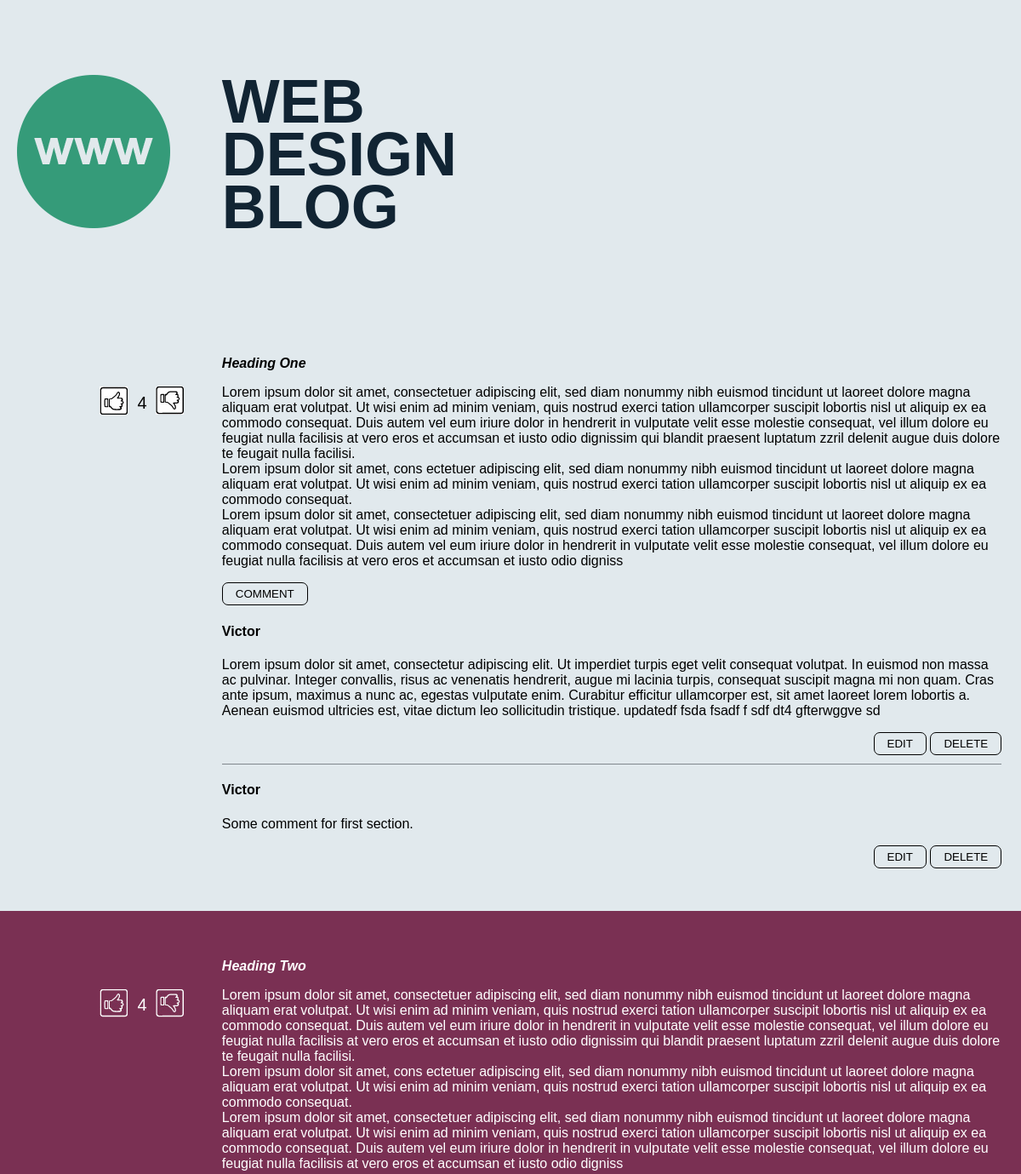
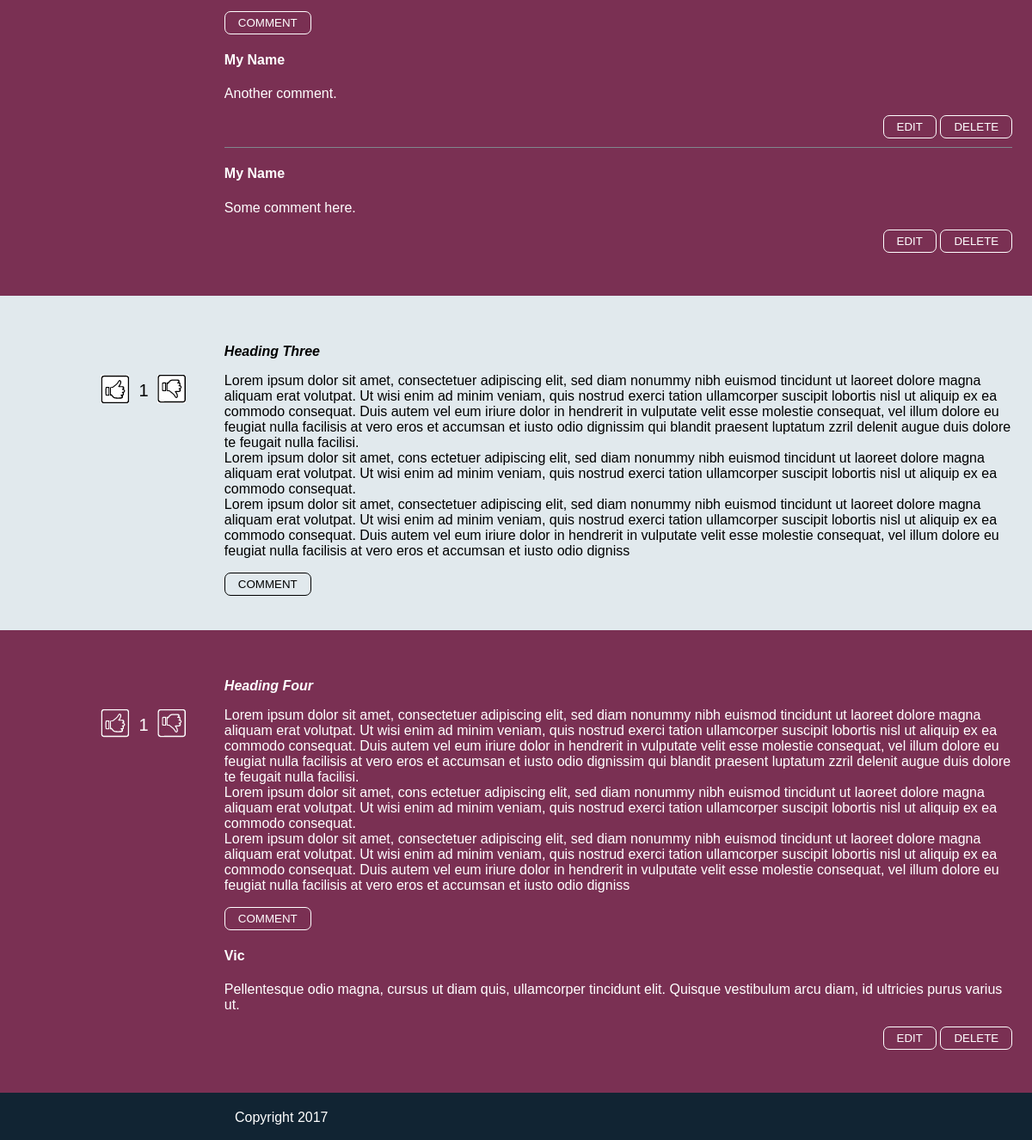
The page / on the database its author committed (2 pictures, top to bottom).
### tables this page shows
CREATE TABLE IF NOT EXISTS `sections` (
  `section_id` int(11) NOT NULL AUTO_INCREMENT,
  `section_name` varchar(256) NOT NULL,
  `thumbs` int(11) NOT NULL,
  PRIMARY KEY (`section_id`)
);

CREATE TABLE IF NOT EXISTS `comments` (
  `comment_id` int(11) NOT NULL AUTO_INCREMENT,
  `section_id` int(11) NOT NULL,
  `comment` text NOT NULL,
  `name` varchar(256) NOT NULL,
  `comment_date` datetime NOT NULL,
  PRIMARY KEY (`comment_id`),
  UNIQUE KEY `comment_id` (`comment_id`)
);

### index.php (the view, shortened to what this page needs)
<?php
$servername = "213.171.200.80";
$username = "admin_website";
$password = "K632j@fa&fq221";
$dbname = "website";
$conn = new mysqli($servername, $username, $password, $dbname);
$sql = "SELECT * FROM comments ORDER BY comment_date DESC";
$result = $conn->query($sql);
if ($result->num_rows > 0) {
    while($row = $result->fetch_assoc()) {
		$comment_id = $row["comment_id"];
		$section_id = $row["section_id"];
		$name = $row["name"];
		$comment = nl2br($row["comment"]);
		switch ($section_id) {
		    case 1:
				$section_1_comments .= '<div id="comment_'.$comment_id.'" class="comment">
											<h4>'.$name.'</h4>
											<p>'.$comment.'</p>
											<div class="edit">
												<button data-commentid="'.$comment_id.'" type="button" class="editOpenModal rounded">EDIT</button>
												<button data-commentid="'.$comment_id.'" type="button" class="delete rounded">DELETE</button>
											</div>
										</div>';
		        break;
		    case 2:
				$section_2_comments .= '<div id="comment_'.$comment_id.'" class="comment">
											<h4>'.$name.'</h4>
											<p>'.$comment.'</p>
											<div class="edit">
												<button data-commentid="'.$comment_id.'" type="button" class="editOpenModal rounded">EDIT</button>
												<button data-commentid="'.$comment_id.'" type="button" class="delete rounded">DELETE</button>
											</div>
										</div>';
		        break;
			case 4:
				$section_4_comments .= '<div id="comment_'.$comment_id.'" class="comment">
											<h4>'.$name.'</h4>
											<p>'.$comment.'</p>
											<div class="edit">
												<button data-commentid="'.$comment_id.'" type="button" class="editOpenModal rounded">EDIT</button>
												<button data-commentid="'.$comment_id.'" type="button" class="delete rounded">DELETE</button>
											</div>
										</div>';
		        break;
		}
    }
} else {
    echo "0 results";
}
$sql_thumbs = "SELECT * FROM sections";
$result_thumbs = $conn->query($sql_thumbs);
if ($result_thumbs->num_rows > 0) {
    while($row = $result_thumbs->fetch_assoc()) {
		$section_id = $row['section_id'];
		switch ($section_id) {
			case 1:
				$section_1_thumbs = $row['thumbs'];
				break;
			case 2:
				$section_2_thumbs = $row['thumbs'];
				break;
			case 3:
				$section_3_thumbs = $row['thumbs'];
				break;
			case 4:
				$section_4_thumbs = $row['thumbs'];
				break;
		}
	}
}else {
    echo "0 results";
}
?>
<!DOCTYPE html>
<html lang="en">
	<head>
		<link rel="stylesheet" type="text/css" href="style.css">
	</head>
	<body>
		<header>
			<div class="wrapper">
				<div class="logo">
					<div class="col-20">
						<img src="images/logo.png" alt="logo">
					</div>
					<div class="col-80">
						<h1>WEB<br> DESIGN<br> BLOG</h1>
					</div>
				</div>
			</div>
		</header>
		<div id="section_1" class="section_grey">
			<div class="wrapper">
				<div class="col-20">
					<div class="thumbs_wrapper">
						<div class="thumbs up white"></div>
						<div class="counter">
							<span data-thumbs="1" class="thumbs_counter"> <?=$section_1_thumbs?> </span>
						</div>
						<div class="thumbs down white"></div>
					</div>
				</div>
				<div class="col-80">
					<h3>Heading One</h3>
					<p>Lorem ipsum dolor sit amet, consectetuer adipiscing elit, sed diam nonummy nibh euismod tincidunt ut laoreet dolore magna aliquam erat volutpat. Ut wisi enim ad minim veniam, quis nostrud exerci tation ullamcorper suscipit lobortis nisl ut aliquip ex ea commodo consequat. Duis autem vel eum iriure dolor in hendrerit in vulputate velit esse molestie consequat, vel illum dolore eu feugiat nulla facilisis at vero eros et accumsan et iusto odio dignissim qui blandit praesent luptatum zzril delenit augue duis dolore te feugait nulla facilisi.
					<br>Lorem ipsum dolor sit amet, cons ectetuer adipiscing elit, sed diam nonummy nibh euismod tincidunt ut laoreet dolore magna aliquam erat volutpat. Ut wisi enim ad minim veniam, quis nostrud exerci tation ullamcorper suscipit lobortis nisl ut aliquip ex ea commodo consequat.
					<br>Lorem ipsum dolor sit amet, consectetuer adipiscing elit, sed diam nonummy nibh euismod tincidunt ut laoreet dolore magna aliquam erat volutpat. Ut wisi enim ad minim veniam, quis nostrud exerci tation ullamcorper suscipit lobortis nisl ut aliquip ex ea commodo consequat. Duis autem vel eum iriure dolor in hendrerit in vulputate velit esse molestie consequat, vel illum dolore eu feugiat nulla facilisis at vero eros et accumsan et iusto odio digniss </P>
					<button data-sectionid="1" type="button" class="openModal rounded">COMMENT</button>
					<div class="comments">
						<?=$section_1_comments?>
					</div>
				</div>
			</div>
		</div>
		<div id="section_2" class="section_red">
			<div class="wrapper">
				<div class="col-20">
					<div class="thumbs_wrapper">
						<div class="thumbs up red"></div>
						<div class="counter">
							<span data-thumbs="2" class="thumbs_counter"> <?=$section_2_thumbs?> </span>
						</div>
						<div class="thumbs down red"></div>
					</div>
				</div>
				<div class="col-80">
					<h3>Heading Two</h3>
					<p>Lorem ipsum dolor sit amet, consectetuer adipiscing elit, sed diam nonummy nibh euismod tincidunt ut laoreet dolore magna aliquam erat volutpat. Ut wisi enim ad minim veniam, quis nostrud exerci tation ullamcorper suscipit lobortis nisl ut aliquip ex ea commodo consequat. Duis autem vel eum iriure dolor in hendrerit in vulputate velit esse molestie consequat, vel illum dolore eu feugiat nulla facilisis at vero eros et accumsan et iusto odio dignissim qui blandit praesent luptatum zzril delenit augue duis dolore te feugait nulla facilisi.
					<br>Lorem ipsum dolor sit amet, cons ectetuer adipiscing elit, sed diam nonummy nibh euismod tincidunt ut laoreet dolore magna aliquam erat volutpat. Ut wisi enim ad minim veniam, quis nostrud exerci tation ullamcorper suscipit lobortis nisl ut aliquip ex ea commodo consequat.
					<br>Lorem ipsum dolor sit amet, consectetuer adipiscing elit, sed diam nonummy nibh euismod tincidunt ut laoreet dolore magna aliquam erat volutpat. Ut wisi enim ad minim veniam, quis nostrud exerci tation ullamcorper suscipit lobortis nisl ut aliquip ex ea commodo consequat. Duis autem vel eum iriure dolor in hendrerit in vulputate velit esse molestie consequat, vel illum dolore eu feugiat nulla facilisis at vero eros et accumsan et iusto odio digniss </P>
					<button data-sectionid="2" type="button" class="openModal rounded">COMMENT</button>
					<div class="comments">
						<?=$section_2_comments?>
					</div>
				</div>
			</div>
		</div>
		<div id="section_3" class="section_grey">
			<div class="wrapper">
				<div class="col-20">
					<div class="thumbs_wrapper">
						<div class="thumbs up white"></div>
						<div class="counter">
							<span data-thumbs="3" class="thumbs_counter"> <?=$section_3_thumbs?> </span>
						</div>
						<div class="thumbs down white"></div>
					</div>
				</div>
				<div class="col-80">
					<h3>Heading Three</h3>
					<p>Lorem ipsum dolor sit amet, consectetuer adipiscing elit, sed diam nonummy nibh euismod tincidunt ut laoreet dolore magna aliquam erat volutpat. Ut wisi enim ad minim veniam, quis nostrud exerci tation ullamcorper suscipit lobortis nisl ut aliquip ex ea commodo consequat. Duis autem vel eum iriure dolor in hendrerit in vulputate velit esse molestie consequat, vel illum dolore eu feugiat nulla facilisis at vero eros et accumsan et iusto odio dignissim qui blandit praesent luptatum zzril delenit augue duis dolore te feugait nulla facilisi.
					<br>Lorem ipsum dolor sit amet, cons ectetuer adipiscing elit, sed diam nonummy nibh euismod tincidunt ut laoreet dolore magna aliquam erat volutpat. Ut wisi enim ad minim veniam, quis nostrud exerci tation ullamcorper suscipit lobortis nisl ut aliquip ex ea commodo consequat.
					<br>Lorem ipsum dolor sit amet, consectetuer adipiscing elit, sed diam nonummy nibh euismod tincidunt ut laoreet dolore magna aliquam erat volutpat. Ut wisi enim ad minim veniam, quis nostrud exerci tation ullamcorper suscipit lobortis nisl ut aliquip ex ea commodo consequat. Duis autem vel eum iriure dolor in hendrerit in vulputate velit esse molestie consequat, vel illum dolore eu feugiat nulla facilisis at vero eros et accumsan et iusto odio digniss </P>
					<button data-sectionid="3" type="button" class="openModal rounded">COMMENT</button>
				</div>
			</div>
		</div>
		<div id="section_4" class="section_red">
			<div class="wrapper">
				<div class="col-20">
					<div class="thumbs_wrapper">
						<div class="thumbs up red"></div>
						<div class="counter">
							<span data-thumbs="4" class="thumbs_counter"> <?=$section_4_thumbs?> </span>
						</div>
						<div class="thumbs down red"></div>
					</div>
				</div>
				<div class="col-80">
					<h3>Heading Four</h3>
					<p>Lorem ipsum dolor sit amet, consectetuer adipiscing elit, sed diam nonummy nibh euismod tincidunt ut laoreet dolore magna aliquam erat volutpat. Ut wisi enim ad minim veniam, quis nostrud exerci tation ullamcorper suscipit lobortis nisl ut aliquip ex ea commodo consequat. Duis autem vel eum iriure dolor in hendrerit in vulputate velit esse molestie consequat, vel illum dolore eu feugiat nulla facilisis at vero eros et accumsan et iusto odio dignissim qui blandit praesent luptatum zzril delenit augue duis dolore te feugait nulla facilisi.
					<br>Lorem ipsum dolor sit amet, cons ectetuer adipiscing elit, sed diam nonummy nibh euismod tincidunt ut laoreet dolore magna aliquam erat volutpat. Ut wisi enim ad minim veniam, quis nostrud exerci tation ullamcorper suscipit lobortis nisl ut aliquip ex ea commodo consequat.
					<br>Lorem ipsum dolor sit amet, consectetuer adipiscing elit, sed diam nonummy nibh euismod tincidunt ut laoreet dolore magna aliquam erat volutpat. Ut wisi enim ad minim veniam, quis nostrud exerci tation ullamcorper suscipit lobortis nisl ut aliquip ex ea commodo consequat. Duis autem vel eum iriure dolor in hendrerit in vulputate velit esse molestie consequat, vel illum dolore eu feugiat nulla facilisis at vero eros et accumsan et iusto odio digniss </P>
					<button data-sectionid="4" type="button" class="openModal rounded">COMMENT</button>
					<div class="comments">
						<?=$section_4_comments?>
					</div>
				</div>
			</div>
		</div>
		<footer>
			<div class="wrapper">
				<div class="col-80">
					<p>Copyright <?= date('Y'); ?></p>
				</div>
			</div>
		</footer>
    </body>
</html>

### style.css (style rules this page uses)
html, body { height:100%; font-family: 'Arial'; margin: 0; }
.wrapper { max-width:1200px; margin:auto; }
h1 { color:#112433; font-size:72px; font-weight:bold; line-height:62px; }
h3 { font-weight: bold; font-style: italic; font-size: 16px; }
p { font-size: 16px; }
button { background-color: transparent; border: 1px solid #000; padding: 5px 15px; border-radius: 7px; cursor: pointer; }
.section_red button { color:#fff; border:1px solid #fff; }
img { max-width: 100%; }
.col-20, .col-80 { display:inline-block; padding:40px 20px; box-sizing: border-box; }
.col-20 { width:19.7%; }
.col-80 { width:79.7%; }
.section_grey, header { background-color:#E1E9ED; }
.section_red { background-color:#7A3053; color:#fff; }
.section_grey .col-20, .section_red .col-20 { vertical-align:top; }
.thumbs_wrapper { text-align:right; height:33px; margin-top: 52px; }
.thumbs { width: 33px; height: 33px; cursor: pointer; }
.thumbs, .counter { display:inline-block; }
.counter { font-size: 20px; vertical-align: middle; margin-top: -20px; width: 24px; text-align: center; }
.up, .down { background: url(images/thumbs.jpg); }
.up.white { background-position: 0 0; }
.down.white { background-position: 0 -35px; }
.up.red { background-position: 0 67px; }
.down.red { background-position: 0 33px; }
.comment { border-bottom:1px solid #80878D; }
.comments div:last-child { border-bottom:0; }
.edit { text-align: right; margin: 10px 0; }
footer { background-color:#112433; color:#fff; height:15px; padding:20px; }
footer p { margin:0; }
footer .col-20, footer .col-80 { padding:0 20px; }

### rows shown on the page
sections: thumbs "4"
comments: name "Victor", comment "Lorem ipsum dolor sit amet, consectetur adipiscing elit. Ut imperdiet turpis eget velit consequat volutpat. In euismod non massa ac pulvinar. Integer convallis, risus ac venenatis hendrerit, augue mi lacinia turpis, consequat suscipit magna mi non quam. Cras ante ipsum, maximus a nunc ac, egestas vulputate enim. Curabitur efficitur ullamcorper est, sit amet laoreet lorem lobortis a. Aenean euismod ultricies est, vitae dictum leo sollicitudin tristique. updatedf fsda fsadf f sdf dt4 gfterwggve sd"
comments: name "Victor", comment "Some comment for first section."
sections: thumbs "4"
comments: name "My Name", comment "Another comment."
comments: name "My Name", comment "Some comment here."
sections: thumbs "1"
sections: thumbs "1"
comments: name "Vic", comment "Pellentesque odio magna, cursus ut diam quis, ullamcorper tincidunt elit. Quisque vestibulum arcu diam, id ultricies purus varius ut."
